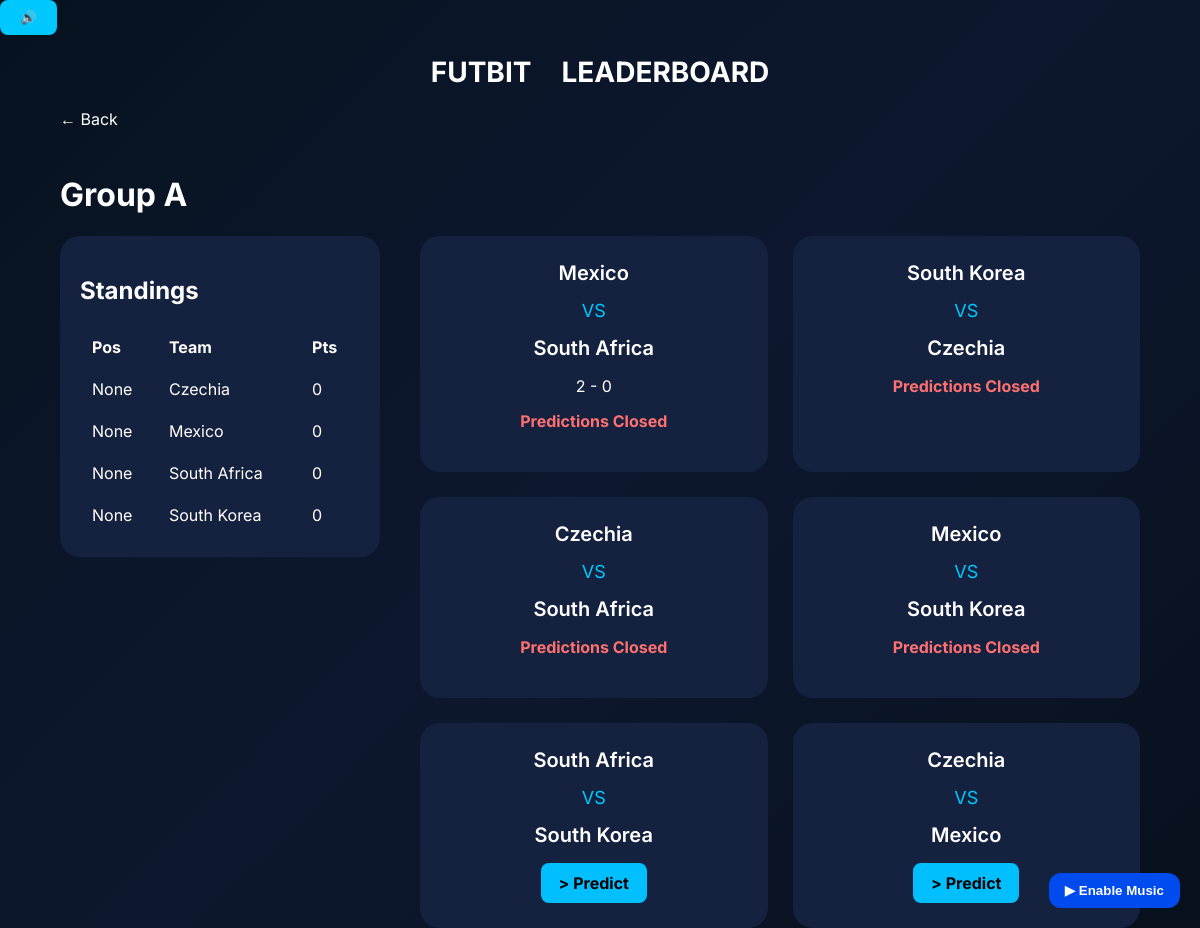
/group/A, run on an earlier commit of the app's database.
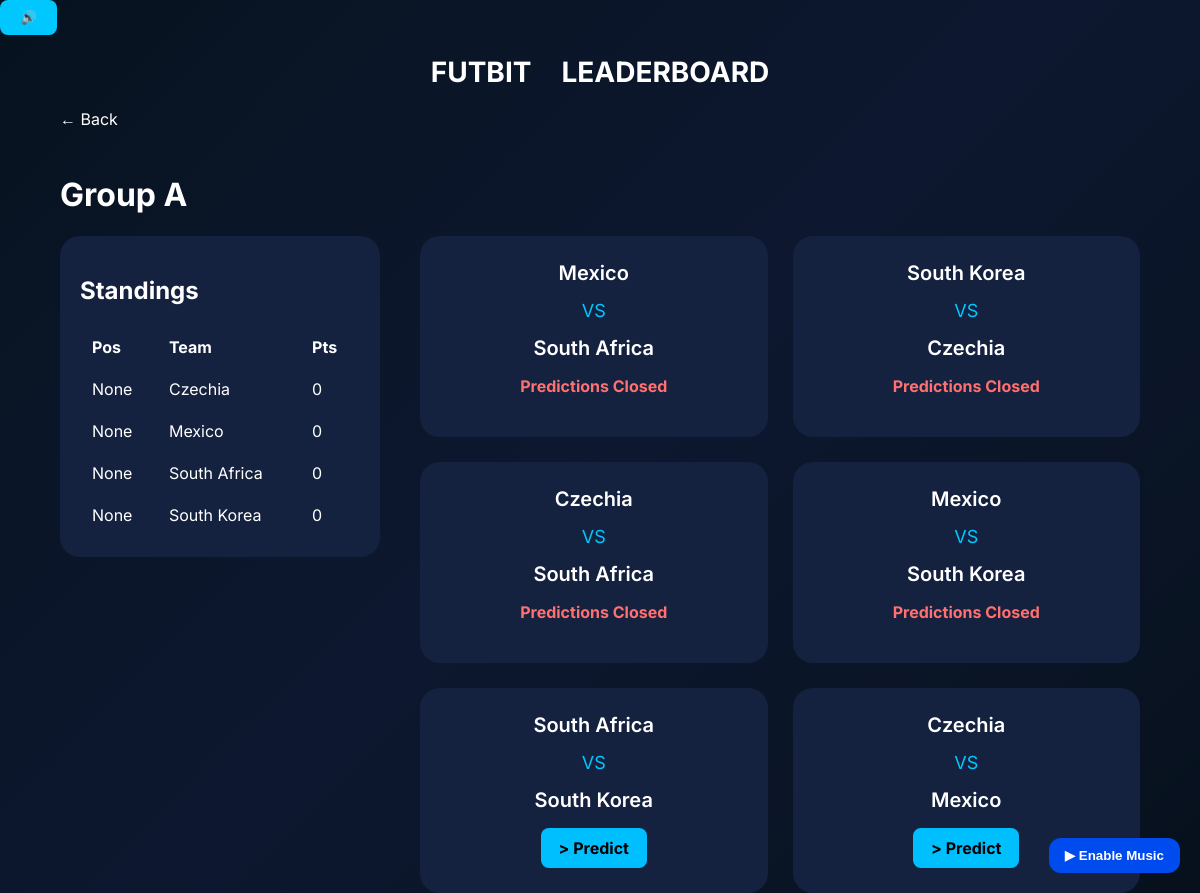
And on a later commit of the database.
### tables this page shows
CREATE TABLE matches (
            id INTEGER PRIMARY KEY,
            team1 TEXT,
            team2 TEXT,
            group_name TEXT,
            stage TEXT,
            match_number INTEGER,
            kickoff DATETIME,
            score1 INTEGER,
            score2 INTEGER,
            status TEXT,
            processed INTEGER DEFAULT 0
        );

### app.py (the view)
@app.route("/group/<group_name>")
def group(group_name):
    matches = get_matches_by_group(group_name)
    standings = get_standings(group_name)
    predictions = {}
    prediction_visibility = {}
    for match in matches:
        preds = get_match_predictions(match["id"])
        if prediction_closed(match["id"]):
            preds.sort(key=lambda p: (-p["points_awarded"], p["submitted_at"]))
        else:
            preds.sort(key=lambda p: p["submitted_at"])
        prediction_visibility[match["id"]] = preds
    if "user_id" in session:
        for match in matches:
            pred = get_prediction(session["user_id"], match["id"])
            predictions[match["id"]] = pred
    return render_template(
        "group.html",
        group_name=group_name,
        matches=matches,
        standings=standings,
        predictions=predictions,
        prediction_visibility=prediction_visibility,
        predict_match=request.args.get("predict", type=int),
    )

### helpers.py (called while the page is built)
def get_connection():
    conn = sqlite3.connect(DB_PATH)
    conn.row_factory = sqlite3.Row
    conn.execute("PRAGMA foreign_keys = ON")
    return conn

def get_matches_by_group(group_name):
    conn = get_connection()
    matches = conn.execute(
        """
        SELECT *
        FROM matches
        WHERE group_name=?
        ORDER BY kickoff
        """,
        (group_name,),
    ).fetchall()
    conn.close()
    return matches

def get_standings(group_name):
    conn = get_connection()
    standings = conn.execute(
        """
        SELECT *
        FROM standings
        WHERE group_name=?
        ORDER BY
            position ASC
        """,
        (group_name,),
    ).fetchall()
    conn.close()
    return standings

def get_match(match_id):
    conn = get_connection()
    match = conn.execute(
        """
        SELECT *

        FROM matches

        WHERE id = ?

        """,
        (match_id,),
    ).fetchone()
    conn.close()
    return match

### templates/group.html (shortened to what this page needs)
{% extends "base.html" %} {% block content %}
<a href="{{url_for('home')}}" class="back"> ← Back </a>
<h1>Group {{group_name}}</h1>
<div class="group-layout">
  <div class="standings-card">
    <h2>Standings</h2>
    <table>
      <tr>
        <th>Pos</th>
        <th>Team</th>
        <th>Pts</th>
      </tr>
      {% for team in standings %}
      <tr>
        <td>{{team["position"]}}</td>
        <td>{{team["team"]}}</td>
        <td>{{team["points"]}}</td>
      </tr>
      {% endfor %}
    </table>
  </div>
  <div class="matches-section">
    {% for match in matches %}
    <div class="match-card" id="match-{{match['id']}}">
      <div class="team">{{match["team1"]}}</div>
      <div class="vs">VS</div>
      <div class="team">{{match["team2"]}}</div>
      {% if match["processed"] %}
      <div class="match-score">{{match["score1"]}} - {{match["score2"]}}</div>
      {% endif %}
      {% set prediction = predictions.get(match["id"]) %} {% if
      prediction_closed(match["id"]) %}
      <p class="closed-text">Predictions Closed</p>
      {% else %} {% if predict_match == match["id"] %}
      <form
        method="POST"
        action="{{ url_for('predict', match_id=match['id']) }}"
        class="prediction-form"
      >
        <input type="hidden" name="group_name" value="{{group_name}}" />
        <input
          type="number"
          name="pred1"
          min="0"
          max="20"
          required
          value="{{ prediction['pred1'] if prediction else '' }}"
        />
        -
        <input
          type="number"
          name="pred2"
          min="0"
          max="20"
          required
          value="{{ prediction['pred2'] if prediction else '' }}"
        />
        <button>
          {{ "Update Prediction" if prediction else "Save Prediction" }}
        </button>
      </form>
      {% else %}
      <a
        href="{{url_for('group',group_name=group_name)}}?predict={{match['id']}}#match-{{match['id']}}"
        class="predict-button"
      >
        > Predict
      </a>
      {% endif %} {% endif %} {% set preds =
      prediction_visibility.get(match["id"], []) %}
    </div>
    {% endfor %}
  </div>
</div>
{% endblock %}

What changed in the data, as far as the page shows it:
changed matches (number 1 of 6 on the later page): processed 1 → 0 (drawn); score1 "2" → (not shown); score2 "0" → (not shown)
